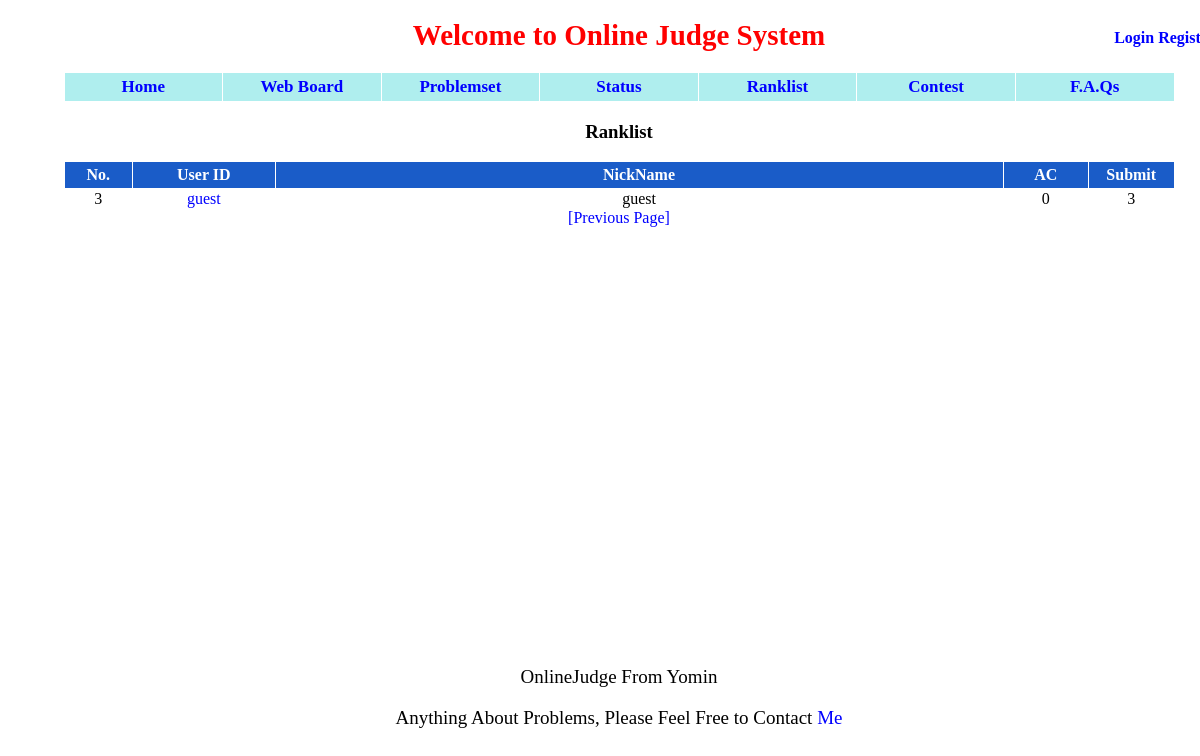
The page /ranklist/2/ on the database as committed earlier.
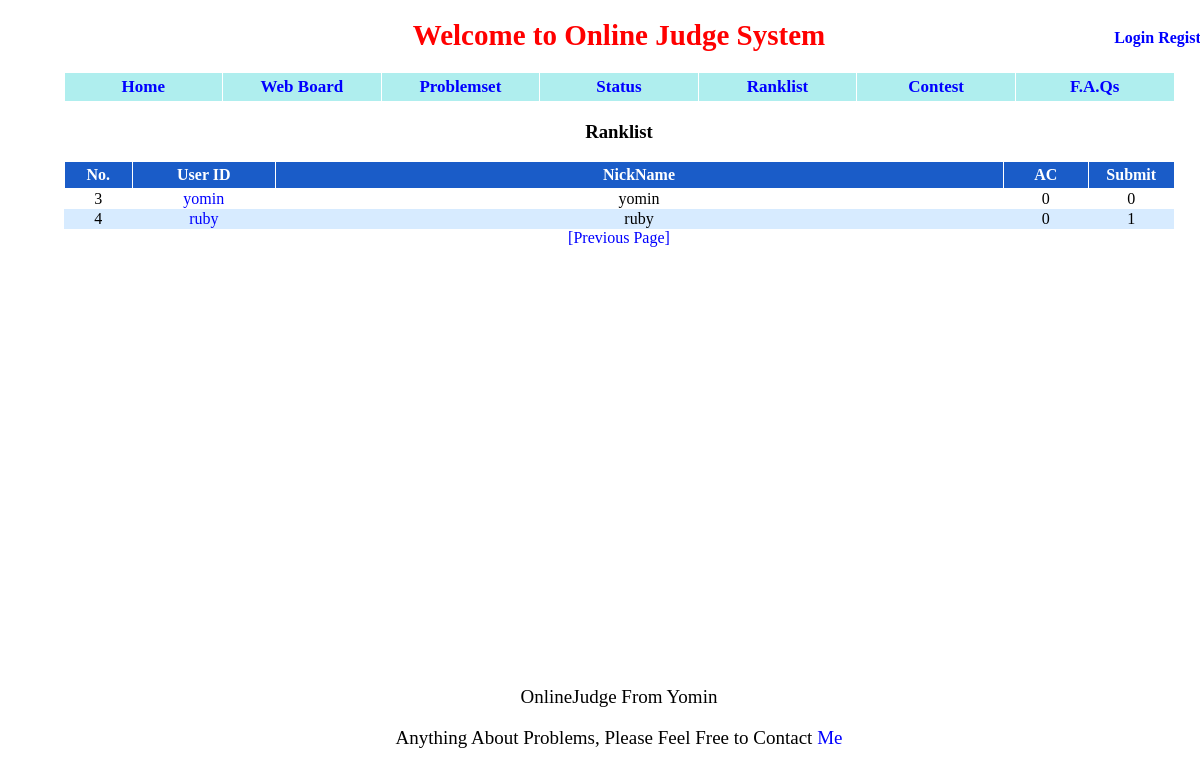
The same page on the database as committed later.
### appfile/models.py (models this page shows, shortened)
class User(db.Model):
    userID = db.Column(db.String(22), primary_key = True, unique = True)
    nickname = db.Column(db.String(22),unique = True)
    password = db.Column(db.String(100),unique = True)
    is_admin = db.Column(db.Boolean)
    ac_count = db.Column(db.Integer, default = 0)
    submit_count = db.Column(db.Integer, default = 0)

### appfile/views.py (the view)
@app.route('/ranklist/')
@app.route('/ranklist/<int:page>/')
def show_ranklist(page = 1):
    user_list = User.query.order_by(User.ac_count.desc(), User.submit_count, User.userID).paginate(page,USER_NUM_ONE_PAGE, False)
    return render_template('ranklist.html', user_list = user_list, page = page, USER_NUM_ONE_PAGE =USER_NUM_ONE_PAGE )

### appfile/views.py (called while the page is built)
@app.before_request
def before_request():
    g.user = current_user
    if g.user.is_authenticated():
        g.url = url_for('userinfo',userID = g.user.userID)

### appfile/templates/ranklist.html (shortened to what this page needs)
{% extends "base.html" %}
{% block content %}
<center><h3>Ranklist</h3></center>
<table id="list">
    <tr>
        <th id="ps_is_ac"> No. </th>
        <th id="ps_pid"> User ID </th>
        <th id="ps_title" style="text-align:center"> NickName </th>
        <th id="ps_ac"> AC </th>
        <th id="ps_submit"> Submit </th>
    </tr>
    {% for user in user_list.items %}
        <tr style="{{ loop.cycle('', 'background-color:#D7EBFF') }}">
            <td> {{ USER_NUM_ONE_PAGE * (page - 1) + user_list.items.index(user) + 1 }} </td>
            <td><a href={{ url_for('userinfo', userID = user.userID) }}> {{ user.userID }} </a></td>
            <td> {{ user.nickname }} </td>
            <td> {{ user.ac_count }} </td>
            <td> {{ user.submit_count }} </td>
        </tr>
    {% endfor %}
</table>
<div class="center">
{% if user_list.has_prev %}
    <a href={{ url_for('show_ranklist', page = user_list.prev_num) }}> [Previous Page]</a>
{% endif %}
</div>
{% endblock %}

### appfile/templates/base.html (shortened to what this page needs)
<!DOCTYPE html>
<html lang="zh-cn">
    <head>
        <link rel="stylesheet" type="text/css" href={{ url_for('static', filename='css/style.css') }}>
    </head>
    <body>
        <div id = "wrapper">
            <div id = "head">
                <h1 class = "title">Welcome to Online Judge System</h1>
            </div>
            <div id = "profile">
                {% if g.user.is_authenticated() %}
                    <a href={{ g.url }}> {{ g.user.userID }}</a>
                    {% if g.user.is_admin %}
                        <a href="/admin/" id="admin" color="red"> Admin </a>
                    {% endif %}
                    <a href="/logout/"> Logout </a>
                {% else %}
                    <a href = "/login/"> Login </a>
                    <a href = "/register/"> Register </a>
                {% endif %}
            </div>
            <div>
                <table id = "navbar">
                    <td><a href = "/"> Home </a></td>
                    <td><a href="/discuss/"> Web Board </a></td>
                    <td><a href = "/problemset/"> Problemset </a></td>
                    <td><a href = "/status/"> Status </a></td>
                    <td><a href = "/ranklist/"> Ranklist </a></td>
                    <td><a href = "/"> Contest </a></td>
                    <td><a href = "/FAQ/"> F.A.Qs </a></td>
                </table>
            </div>
            {% block content %}
            {% endblock %}
            <div id = "contact">
                <p>OnlineJudge From Yomin</p>
                Anything About Problems, Please Feel Free to Contact <a href = "mailto:yueming412@gmail.com">Me</a>
            </div>
        </div>
    </body>
</html>

### appfile/static/css/style.css (style rules this page uses)
#wrapper { position: relative; width: 1222px; min-height: 100%; margin: 0 auto; }
.title { text-align: center; color: red; font-size: 29px; font-weight: bold; }
#profile { position: absolute; top: 10px; right: 15px; font-weight: bold; }
#navbar { color: white; width: 1111px; background-color: #AFEEEE; margin: 0 auto; border-collapse: collapse; font-weight: bold; }
#navbar td { text-align: center; font-size: 17px; color: black; width: 133px; border: 1px solid white; padding: 4px 7px 4px 7px; }
#contact { position: relative; top: 420px; text-align: center; font-size: 19px; }
a:link { text-decoration: none; color: blue; }
#ps_is_ac { width: 50px; }
#ps_pid { width: 120px; }
#ps_title { width: 675px; }
#ps_ac { width: 66px; }
#ps_submit { width: 66px; }
#list { width: 1111px; border-collapse: collapse; margin: 0 auto; font-size: 16px; text-align: center; }
#list th { padding: 4px 7px 4px 7px; background-color: #1A5CC8; border: 1px solid white; color: white; }
.center { text-align: center; }

Rows that differ between the two databases and show on the page:
no longer on this page (row edited): User: submit_count "3", userID "guest", nickname "guest", ac_count "0"
added User: items "3", userID "yomin", nickname "yomin", ac_count "0", submit_count "0"
now on this page (row edited): User: items "4", userID "ruby", nickname "ruby", ac_count "0", submit_count "1"
